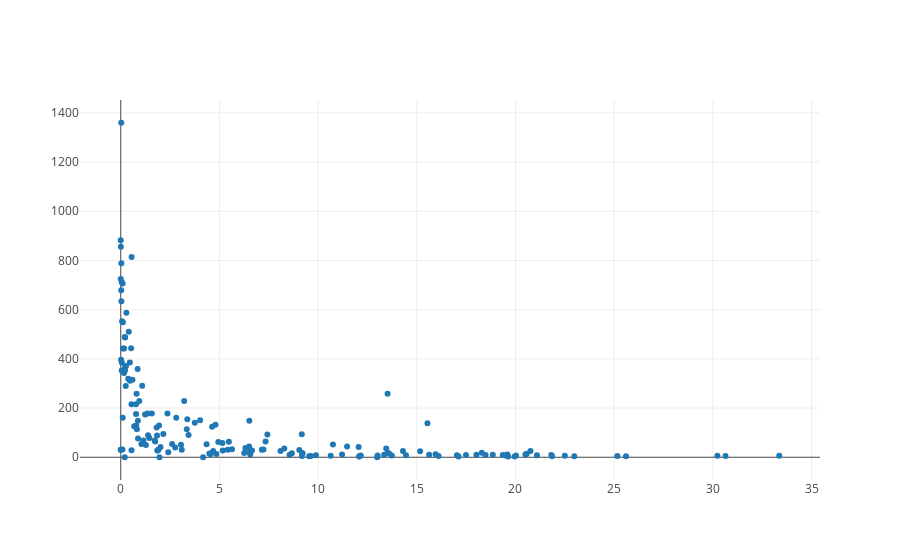

Write notebook code for a chart like this one.
### Markdown cell above
# Physician density vs MMR

### Code cell
# Create a trace
trace = go.Scatter(
    x = df['pdensity'],
    y = df['mmr'],
    mode = 'markers',
    text = df['country']
)

data = [trace]

# Plot and embed in ipython notebook!
py.offline.iplot(data)

### Figure 1 — Plotly figure (JSON) as saved in the notebook; plotly's stock layout.template omitted (floating-point values rounded to 4 significant figures; data arrays with more than 128 entries replaced by an {"elided": "..."} marker saying what was removed)
{"data": [{"mode": "markers", "text": {"elided": "168 str values"}, "type": "scatter", "uid": "79648de1-3597-455f-ba9b-adc3add780d4", "x": {"elided": "168 float values"}, "y": {"elided": "168 int values"}}], "layout": {}}
